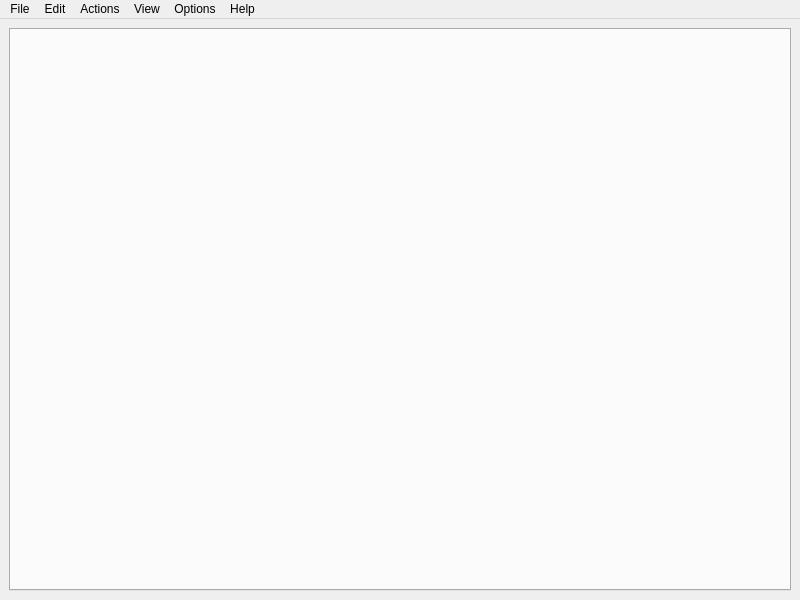
<?xml version="1.0" encoding="UTF-8"?>
<ui version="4.0">
 <class>AppWindow</class>
 <widget class="QMainWindow" name="AppWindow">
  <property name="geometry">
   <rect>
    <x>0</x>
    <y>0</y>
    <width>800</width>
    <height>600</height>
   </rect>
  </property>
  <property name="windowTitle">
   <string>MainWindow</string>
  </property>
  <widget class="QWidget" name="centralwidget">
   <layout class="QHBoxLayout" name="horizontalLayout">
    <item>
     <widget class="QTabWidget" name="tabWidget">
      <property name="tabShape">
       <enum>QTabWidget::Triangular</enum>
      </property>
      <property name="elideMode">
       <enum>Qt::ElideNone</enum>
      </property>
      <property name="documentMode">
       <bool>false</bool>
      </property>
      <property name="tabsClosable">
       <bool>true</bool>
      </property>
      <property name="movable">
       <bool>true</bool>
      </property>
      <property name="tabBarAutoHide">
       <bool>false</bool>
      </property>
     </widget>
    </item>
   </layout>
  </widget>
  <widget class="QMenuBar" name="menubar">
   <property name="geometry">
    <rect>
     <x>0</x>
     <y>0</y>
     <width>800</width>
     <height>35</height>
    </rect>
   </property>
   <widget class="QMenu" name="menuFile">
    <property name="title">
     <string>File</string>
    </property>
    <addaction name="actionNew_Tab"/>
    <addaction name="actionOpen"/>
    <addaction name="actionOpenContest"/>
    <addaction name="separator"/>
    <addaction name="actionSave"/>
    <addaction name="actionSave_As"/>
    <addaction name="actionSave_All"/>
    <addaction name="actionAutosave"/>
    <addaction name="separator"/>
    <addaction name="actionClose_Current"/>
    <addaction name="actionClose_Saved"/>
    <addaction name="actionClose_All"/>
    <addaction name="actionQuit"/>
   </widget>
   <widget class="QMenu" name="menuEdit">
    <property name="title">
     <string>Edit</string>
    </property>
    <addaction name="actionIndent"/>
    <addaction name="actionUnindent"/>
    <addaction name="separator"/>
    <addaction name="actionSwapLineUp"/>
    <addaction name="actionSwapLineDown"/>
    <addaction name="actionDeleteLine"/>
    <addaction name="separator"/>
    <addaction name="actionToggleComment"/>
    <addaction name="actionToggleBlockComment"/>
   </widget>
   <widget class="QMenu" name="menuActions">
    <property name="title">
     <string>Actions</string>
    </property>
    <addaction name="actionCompile"/>
    <addaction name="actionCompile_Run"/>
    <addaction name="actionRun"/>
    <addaction name="actionRun_Detached"/>
    <addaction name="actionKill_Processes"/>
    <addaction name="separator"/>
    <addaction name="actionFormat_code"/>
    <addaction name="actionUse_Snippets"/>
   </widget>
   <widget class="QMenu" name="menuView">
    <property name="title">
     <string>View</string>
    </property>
    <addaction name="actionEditor_Mode"/>
    <addaction name="actionIO_Mode"/>
    <addaction name="actionSplit_Mode"/>
   </widget>
   <widget class="QMenu" name="menuOptions">
    <property name="title">
     <string>Options</string>
    </property>
    <addaction name="actionSettings"/>
    <addaction name="separator"/>
    <addaction name="actionRestore_Settings"/>
   </widget>
   <widget class="QMenu" name="menuHelp">
    <property name="title">
     <string>Help</string>
    </property>
    <addaction name="actionAbout"/>
    <addaction name="actionCheck_for_updates"/>
    <addaction name="actionSupport_me"/>
   </widget>
   <addaction name="menuFile"/>
   <addaction name="menuEdit"/>
   <addaction name="menuActions"/>
   <addaction name="menuView"/>
   <addaction name="menuOptions"/>
   <addaction name="menuHelp"/>
  </widget>
  <action name="actionNew_Tab">
   <property name="text">
    <string>New Tab</string>
   </property>
   <property name="toolTip">
    <string>Opens a new Tab in the Editor</string>
   </property>
   <property name="shortcut">
    <string>Ctrl+N</string>
   </property>
  </action>
  <action name="actionSave">
   <property name="text">
    <string>Save</string>
   </property>
   <property name="toolTip">
    <string>Saves the file to disk</string>
   </property>
   <property name="shortcut">
    <string>Ctrl+S</string>
   </property>
  </action>
  <action name="actionSave_As">
   <property name="text">
    <string>Save As...</string>
   </property>
   <property name="toolTip">
    <string>Save as new file</string>
   </property>
   <property name="shortcut">
    <string>Ctrl+Shift+S</string>
   </property>
  </action>
  <action name="actionSave_All">
   <property name="text">
    <string>Save All</string>
   </property>
   <property name="toolTip">
    <string>Save all opened files</string>
   </property>
   <property name="shortcut">
    <string>Ctrl+Alt+Shift+S</string>
   </property>
  </action>
  <action name="actionClose_Current">
   <property name="text">
    <string>Close Current</string>
   </property>
   <property name="toolTip">
    <string>Close current tab</string>
   </property>
   <property name="shortcut">
    <string>Ctrl+W</string>
   </property>
  </action>
  <action name="actionClose_Saved">
   <property name="text">
    <string>Close Saved</string>
   </property>
   <property name="toolTip">
    <string>Close saved tabs</string>
   </property>
   <property name="shortcut">
    <string>Ctrl+Alt+W</string>
   </property>
  </action>
  <action name="actionClose_All">
   <property name="text">
    <string>Close All</string>
   </property>
   <property name="toolTip">
    <string>Close All the tabs</string>
   </property>
   <property name="shortcut">
    <string>Ctrl+Shift+W</string>
   </property>
  </action>
  <action name="actionAutosave">
   <property name="checkable">
    <bool>true</bool>
   </property>
   <property name="text">
    <string>Autosave</string>
   </property>
  </action>
  <action name="actionQuit">
   <property name="text">
    <string>Quit</string>
   </property>
   <property name="toolTip">
    <string>Quit the application</string>
   </property>
   <property name="shortcut">
    <string>Ctrl+Q</string>
   </property>
  </action>
  <action name="actionOpen">
   <property name="text">
    <string>Open File...</string>
   </property>
   <property name="toolTip">
    <string>Open files</string>
   </property>
   <property name="shortcut">
    <string>Ctrl+O</string>
   </property>
  </action>
  <action name="actionOpenContest">
   <property name="text">
    <string>Open Contest...</string>
   </property>
   <property name="toolTip">
    <string>Open a Contest</string>
   </property>
   <property name="shortcut">
    <string>Ctrl+Shift+O</string>
   </property>
  </action>
  <action name="actionIndent">
   <property name="text">
    <string>Indent</string>
   </property>
   <property name="shortcut">
    <string>Ctrl+]</string>
   </property>
  </action>
  <action name="actionUnindent">
   <property name="text">
    <string>Unindent</string>
   </property>
   <property name="shortcut">
    <string>Ctrl+[</string>
   </property>
  </action>
  <action name="actionSwapLineUp">
   <property name="text">
    <string>Swap Line Up</string>
   </property>
   <property name="shortcut">
    <string>Ctrl+Shift+Up</string>
   </property>
  </action>
  <action name="actionSwapLineDown">
   <property name="text">
    <string>Swap Line Down</string>
   </property>
   <property name="shortcut">
    <string>Ctrl+Shift+Down</string>
   </property>
  </action>
  <action name="actionDeleteLine">
   <property name="text">
    <string>Delete Line</string>
   </property>
   <property name="shortcut">
    <string>Ctrl+Shift+K</string>
   </property>
  </action>
  <action name="actionToggleComment">
   <property name="text">
    <string>Toggle Comment</string>
   </property>
   <property name="shortcut">
    <string>Ctrl+/</string>
   </property>
  </action>
  <action name="actionToggleBlockComment">
   <property name="text">
    <string>Toggle Block Comment</string>
   </property>
   <property name="shortcut">
    <string>Ctrl+Shift+/</string>
   </property>
  </action>
  <action name="actionCompile">
   <property name="text">
    <string>Compile</string>
   </property>
   <property name="shortcut">
    <string>Ctrl+Shift+C</string>
   </property>
  </action>
  <action name="actionCompile_Run">
   <property name="text">
    <string>Compile and Run</string>
   </property>
   <property name="shortcut">
    <string>Ctrl+Shift+R</string>
   </property>
  </action>
  <action name="actionRun">
   <property name="text">
    <string>Run</string>
   </property>
   <property name="shortcut">
    <string>Ctrl+R</string>
   </property>
  </action>
  <action name="actionFormat_code">
   <property name="text">
    <string>Format code</string>
   </property>
   <property name="shortcut">
    <string>Ctrl+Alt+L</string>
   </property>
  </action>
  <action name="actionRun_Detached">
   <property name="text">
    <string>Run Detached</string>
   </property>
   <property name="shortcut">
    <string>Ctrl+Shift+D</string>
   </property>
  </action>
  <action name="actionKill_Processes">
   <property name="text">
    <string>Kill Processes</string>
   </property>
   <property name="shortcut">
    <string>Ctrl+K</string>
   </property>
  </action>
  <action name="actionUse_Snippets">
   <property name="text">
    <string>Use Snippet...</string>
   </property>
   <property name="shortcut">
    <string>Ctrl+T</string>
   </property>
  </action>
  <action name="actionSettings">
   <property name="text">
    <string>Preferences</string>
   </property>
   <property name="shortcut">
    <string>Ctrl+P</string>
   </property>
  </action>
  <action name="actionRestore_Settings">
   <property name="text">
    <string>Reset Preferences</string>
   </property>
  </action>
  <action name="actionAbout">
   <property name="text">
    <string>About</string>
   </property>
  </action>
  <action name="actionCheck_for_updates">
   <property name="text">
    <string>Check for updates</string>
   </property>
  </action>
  <action name="actionSupport_me">
   <property name="text">
    <string>Support me</string>
   </property>
  </action>
  <action name="actionEditor_Mode">
   <property name="checkable">
    <bool>true</bool>
   </property>
   <property name="text">
    <string>Editor Mode</string>
   </property>
  </action>
  <action name="actionIO_Mode">
   <property name="checkable">
    <bool>true</bool>
   </property>
   <property name="text">
    <string>IO Mode</string>
   </property>
  </action>
  <action name="actionSplit_Mode">
   <property name="checkable">
    <bool>true</bool>
   </property>
   <property name="text">
    <string>Split Mode</string>
   </property>
  </action>
 </widget>
 <resources/>
 <connections/>
</ui>
